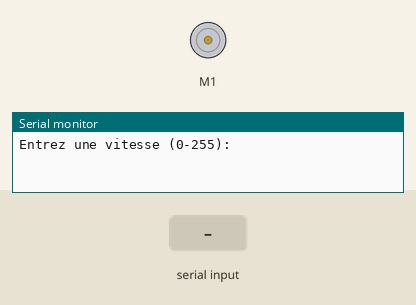
A sketch run on a simulated Arduino Uno, built with avr-gcc and run on an emulated ATmega328P. Shown: DC motor (green arrow = forward, orange = backward, longer = faster), the last lines printed to the serial monitor. Inputs (shaded band) come from the test bench.

Above: at 1.2 s.
1.3 s: "90,45\n" received over Serial
At 2.1 s:
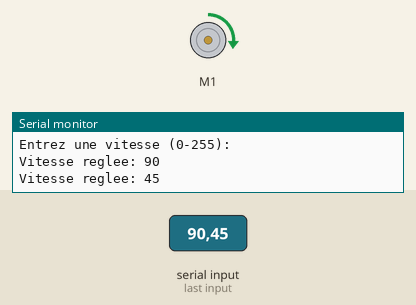
3.8 s: "30,150\n" received over Serial
At 4.5 s:
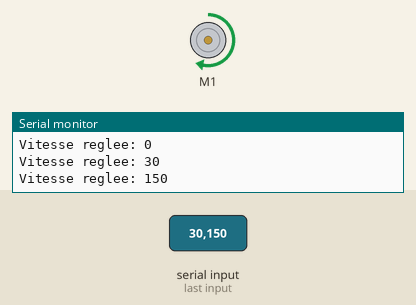
6.3 s: "200\n" received over Serial
At 7.1 s:
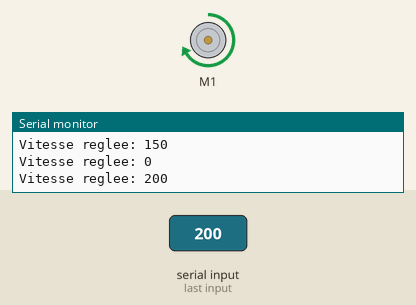
Timing chart, 0 to 9.3 s (numbered marks = the images above; inputs shaded):
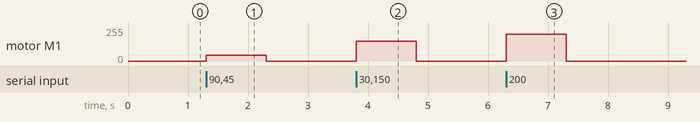

Measured:
- after the input at 1.3 s, motor M1: stopped → forward 45/255 at once, → stopped 1.0 s later
- after the input at 3.8 s, motor M1: stopped → forward 150/255 at once, → stopped 1.0 s later
- after the input at 6.3 s, motor M1: stopped → forward 200/255 at once, → stopped 1.0 s later

The sketch:

Question2.ino
```cpp
// === Inclusion de la bibliothèque du shield moteur Adafruit ===
#include <AFMotor.h>
// Cette bibliothèque permet de contrôler des moteurs CC via le shield Adafruit Motor Shield (L293D).

// === Création d’un objet moteur ===
AF_DCMotor ventilateur(1);
// On crée un objet moteur appelé "ventilateur" connecté sur la sortie M1 du shield.

// === Déclaration d’une variable globale ===
int vitesse = 0;
// Variable qui stocke la vitesse demandée par l’utilisateur (0 à 255).

// === Fonction d’initialisation ===
void setup() {
  Serial.begin(9600);        // Démarre la communication série à 9600 bauds.

  ventilateur.setSpeed(0);   // Définit la vitesse initiale du moteur à 0 (arrêté).
  ventilateur.run(RELEASE);  // Libère le moteur, il ne tourne pas.

  Serial.println("Entrez une vitesse (0-255):"); // Message d’invite sur le moniteur série.
}

// === Boucle principale ===
void loop() {
  // Vérifie si une donnée est disponible sur le port série (envoyée depuis le PC)
  if (Serial.available() > 0) {
    vitesse = Serial.parseInt();            // Lit un nombre entier envoyé par l’utilisateur
    vitesse = constrain(vitesse, 0, 255);   // Limite la valeur entre 0 (arrêt) et 255 (vitesse max)

    ventilateur.setSpeed(vitesse);          // Applique la vitesse au moteur
    ventilateur.run(FORWARD);               // Fait tourner le moteur dans le sens avant

    // Affiche la vitesse réglée dans le moniteur série
    Serial.print("Vitesse reglee: ");
    Serial.println(vitesse);
  }
}
```
